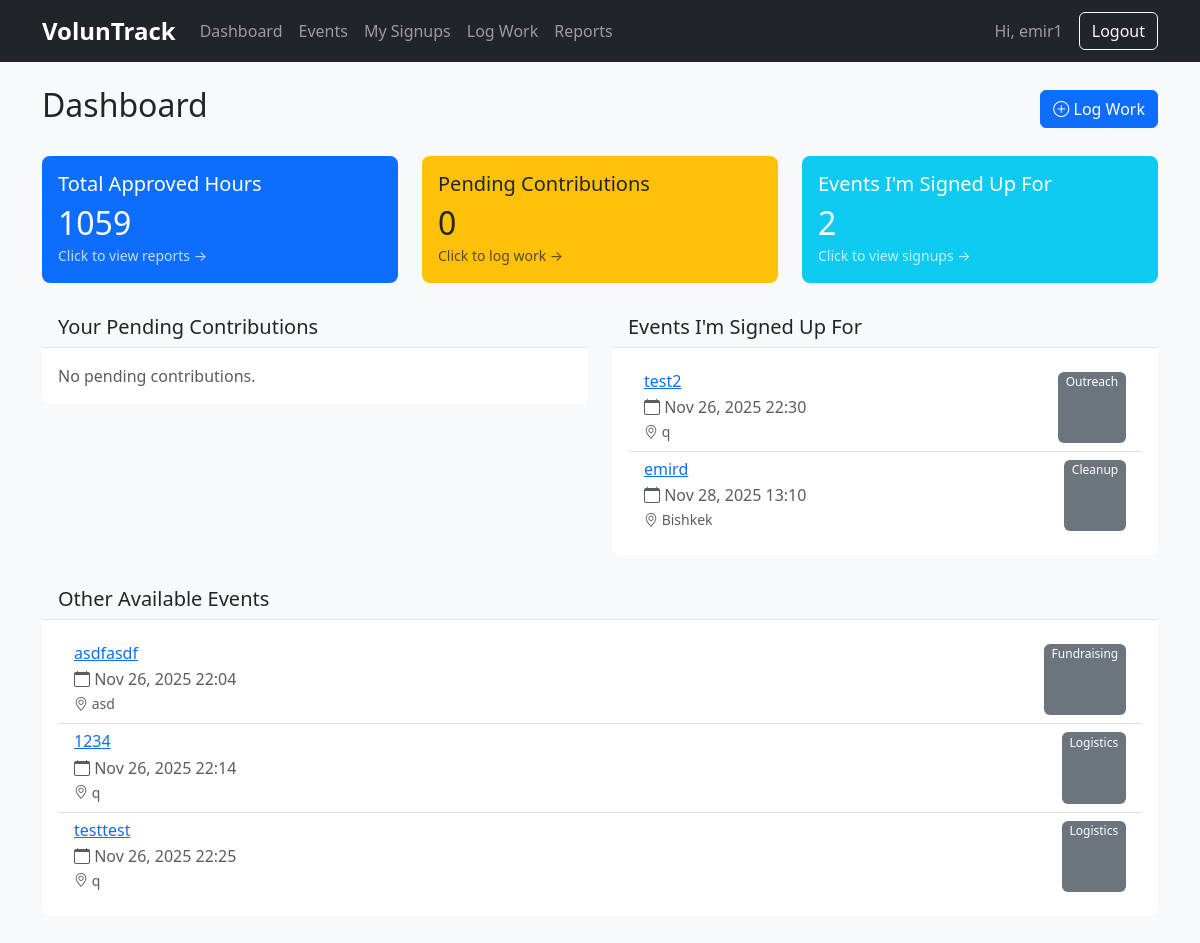
Before: /dashboard/ (signed in) with the older database file.
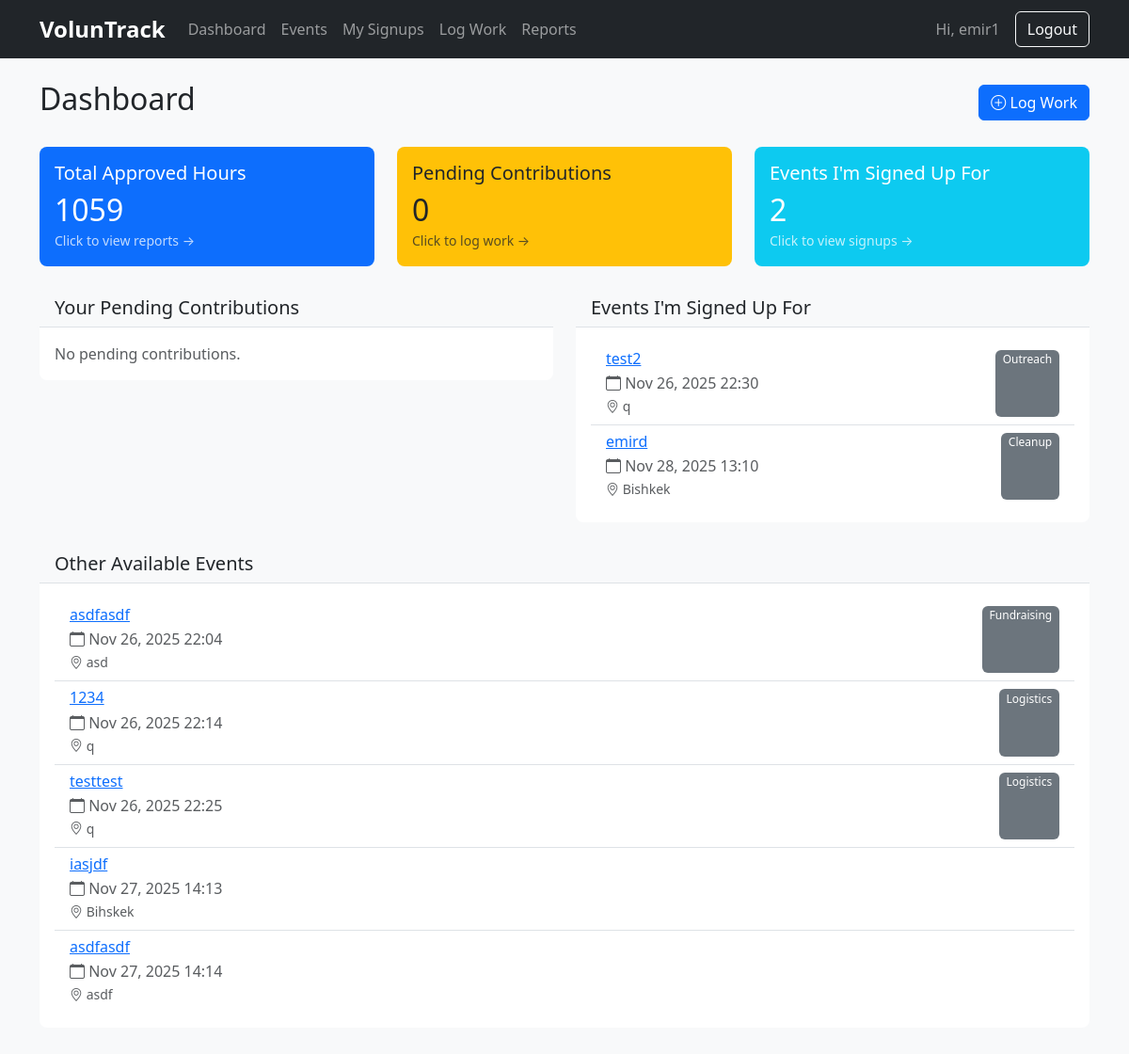
After: the same page with the newer database file.
### hub/models.py (models this page shows, shortened)
class Event(models.Model):
    STATUS_CHOICES = [
        ("SCHEDULED", "Scheduled"),
        ("COMPLETED", "Completed"),
        ("CANCELLED", "Cancelled"),
    ]
    title = models.CharField(
        max_length=200,
        help_text="Name of the volunteer event"
    )
    description = models.TextField(
        blank=True,
        help_text="Detailed description of the event"
    )
    department = models.ForeignKey(
        Department,
        null=True,
        blank=True,
        on_delete=models.SET_NULL,
        help_text="Optional department this event belongs to"
    )
    date = models.DateTimeField(
        help_text="When the event takes place"
    )
    location = models.CharField(
        max_length=200,
        help_text="Where the event takes place"
    )
    capacity = models.PositiveIntegerField(
        default=0,
        help_text="Maximum number of signups (0 = unlimited)"
    )
    status = models.CharField(
        max_length=10,
        choices=STATUS_CHOICES,
        default="SCHEDULED",
        help_text="Current status in event lifecycle"
    )
    created_by = models.ForeignKey(
        User,
        on_delete=models.CASCADE,
        related_name="events_created",
        help_text="Coordinator who created this event"
    )
    created_at = models.DateTimeField(
        auto_now_add=True,
        help_text="When this event was created"
    )
    class Meta:
        ordering = ["date"]

class Department(models.Model):
    name = models.CharField(max_length=100, unique=True)
    class Meta:
        ordering = ['name']

### hub/views.py (the view)
# urls.py: path("dashboard/", views.dashboard, name="dashboard"),
@login_required
def dashboard(request):
    user = request.user
    if user.profile.is_coordinator:
        dept = user.profile.department
        pending_qs = Contribution.objects.filter(status="PENDING")
        total_hours = (
            Contribution.objects
            .filter(status="APPROVED")
            .aggregate(total=Sum("hours"))["total"] or 0
        )
        my_events = (
            Event.objects
            .filter(created_by=user, date__gte=timezone.now(), status="SCHEDULED")
            .order_by("date")[:5]
        )
        upcoming_qs = Event.objects.filter(date__gte=timezone.now(), status="SCHEDULED")
        if dept:
            upcoming_qs = upcoming_qs.filter(department=dept)
        return render(request, "hub/coordinator_dashboard.html", {
            "pending_count": pending_qs.count(),
            "total_hours": total_hours,
            "my_events": my_events,
            "upcoming": upcoming_qs.order_by("date")[:5],
            "recent_pending": pending_qs.select_related("user", "event", "department").order_by("-created_at")[:5],
            "total_events": Event.objects.filter(created_by=user).count(),
            "department": dept,
        })
    else:
        my_hours = (
            Contribution.objects
            .filter(user=user, status="APPROVED")
            .aggregate(total=Sum("hours"))["total"] or 0
        )
        signed_events = (
            Event.objects
            .filter(signups__user=user, signups__status="CONFIRMED", status="SCHEDULED")
            .distinct()
            .order_by("date")
        )
        available_events = (
            Event.objects
            .filter(status="SCHEDULED")
            .exclude(signups__user=user, signups__status="CONFIRMED")
            .order_by("date")
        )
        return render(request, "hub/dashboard.html", {
            "my_hours": my_hours,
            "pending": Contribution.objects.filter(user=user, status="PENDING")[:5],
            "signed_events": signed_events,
            "available_events": available_events,
        })

### hub/templates/hub/dashboard.html (shortened to what the changed rows need)
{% extends "hub/base.html" %}
{% block content %}
<div class="d-flex justify-content-between align-items-center mb-4">
  <h2>Dashboard</h2>
</div>
<div class="row mb-4">
  <div class="col-md-4">
    <a href="{% url 'hub:reports' %}" class="text-decoration-none">
      <div class="card bg-primary text-white h-100" style="cursor: pointer; transition: transform 0.2s;" onmouseover="this.style.transform='scale(1.02)'" onmouseout="this.style.transform='scale(1)'">
        <div class="card-body">
          <h2 class="mb-0">{{ my_hours|default:"0" }}</h2>
        </div>
      </div>
    </a>
  </div>
  <div class="col-md-4">
    <a href="{% url 'hub:contribution_create' %}" class="text-decoration-none">
      <div class="card bg-warning text-dark h-100" style="cursor: pointer; transition: transform 0.2s;" onmouseover="this.style.transform='scale(1.02)'" onmouseout="this.style.transform='scale(1)'">
        <div class="card-body">
          <h2 class="mb-0">{{ pending|length }}</h2>
        </div>
      </div>
    </a>
  </div>
  <div class="col-md-4">
    <a href="{% url 'hub:signup_list' %}" class="text-decoration-none">
      <div class="card bg-info text-white h-100" style="cursor: pointer; transition: transform 0.2s;" onmouseover="this.style.transform='scale(1.02)'" onmouseout="this.style.transform='scale(1)'">
        <div class="card-body">
          <h2 class="mb-0">{{ signed_events|length }}</h2>
        </div>
      </div>
    </a>
  </div>
</div>
<div class="row">
  <div class="col-md-6 mb-4">
    <div class="card">
      <div class="card-body">
        {% if signed_events %}
          <div class="list-group list-group-flush">
            {% for e in signed_events %}
              <div class="list-group-item d-flex justify-content-between">
                <div>
                  <h6 class="mb-1"><a href="{% url 'hub:event_detail' e.pk %}">{{ e.title }}</a></h6>
                  <p class="mb-0 text-muted"><i class="bi bi-calendar"></i> {{ e.date|date:"M d, Y H:i" }}</p>
                  <small class="text-muted"><i class="bi bi-geo-alt"></i> {{ e.location }}</small>
                </div>
                {% if e.department %}<span class="badge bg-secondary">{{ e.department.name }}</span>{% endif %}
              </div>
            {% endfor %}
          </div>
        {% else %}<p class="text-muted mb-0">You're not signed up for any events yet.</p>{% endif %}
      </div>
    </div>
  </div>
</div>
<div class="card mb-4">
  <div class="card-body">
    {% if available_events %}
      <div class="list-group list-group-flush">
        {% for e in available_events %}
          <div class="list-group-item d-flex justify-content-between">
            <div>
              <h6 class="mb-1"><a href="{% url 'hub:event_detail' e.pk %}">{{ e.title }}</a></h6>
              <p class="mb-0 text-muted"><i class="bi bi-calendar"></i> {{ e.date|date:"M d, Y H:i" }}</p>
              <small class="text-muted"><i class="bi bi-geo-alt"></i> {{ e.location }}</small>
            </div>
            {% if e.department %}<span class="badge bg-secondary">{{ e.department.name }}</span>{% endif %}
          </div>
        {% endfor %}
      </div>
    {% else %}<p class="text-muted mb-0">No other available events to sign up for.</p>{% endif %}
  </div>
</div>
{% endblock %}

Changed rows visible on the page:
added Event: title "iasjdf", date "Nov 27, 2025 14:13", location "Bihskek", shown under "Other Available Events"
added Event: title "asdfasdf", date "Nov 27, 2025 14:14", location "asdf", shown under "Other Available Events"
